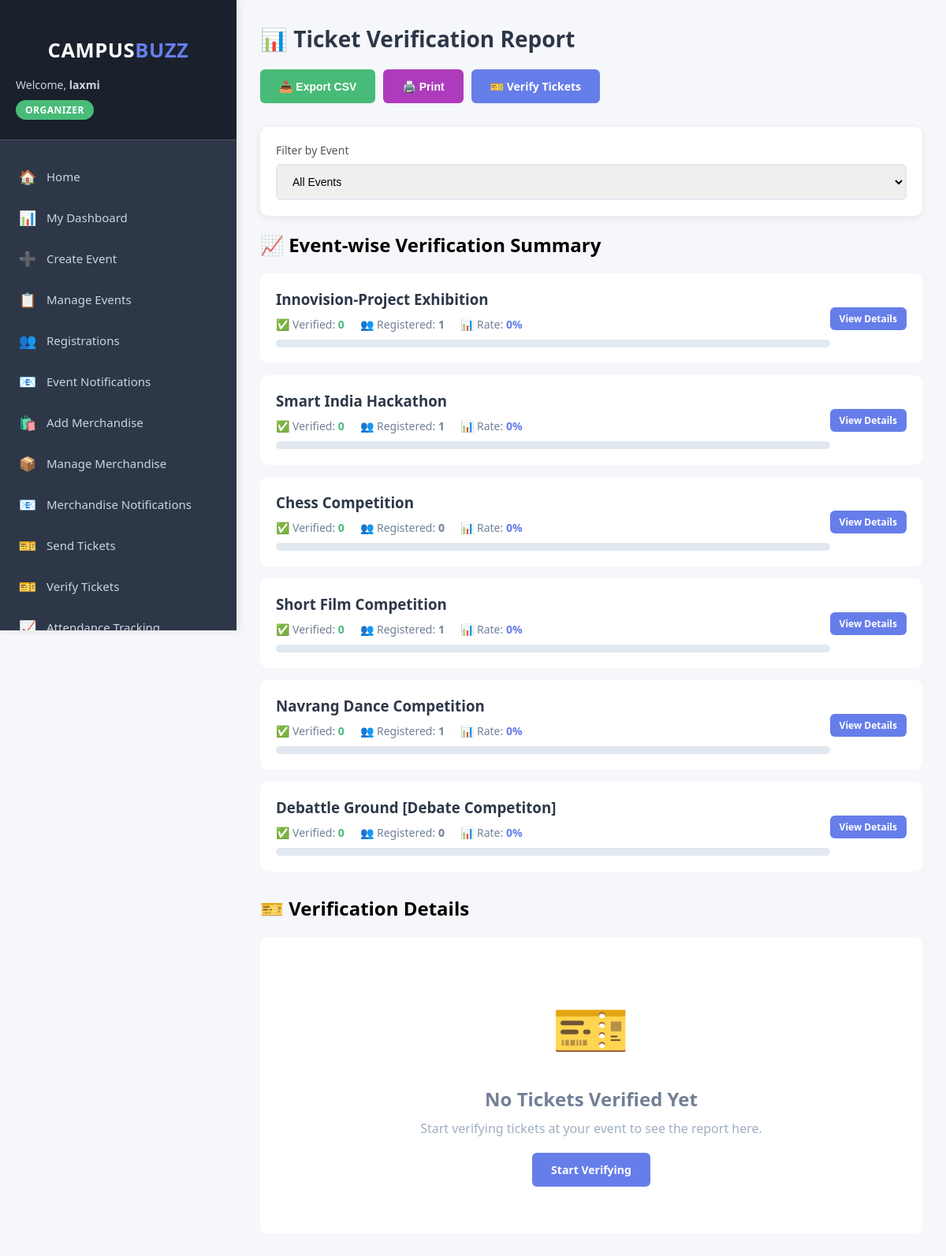
Page /organizer/verification_report.php (signed in) on the committed database.
### tables this page shows
CREATE TABLE `events` (
  `id` int(11) NOT NULL,
  `title` varchar(200) NOT NULL,
  `description` text DEFAULT NULL,
  `organizer_id` int(11) NOT NULL,
  `event_date` datetime NOT NULL,
  `venue` varchar(200) DEFAULT NULL,
  `event_type` enum('online','offline','hybrid') DEFAULT 'offline',
  `category` varchar(50) DEFAULT NULL,
  `max_participants` int(11) DEFAULT 100,
  `registration_deadline` datetime DEFAULT NULL,
  `registration_link` varchar(500) DEFAULT NULL,
  `image` varchar(255) DEFAULT NULL,
  `status` enum('upcoming','ongoing','completed','cancelled') DEFAULT 'upcoming',
  `created_at` timestamp NOT NULL DEFAULT current_timestamp(),
  `contact_info` text DEFAULT NULL
);

### organizer/verification_report.php (the view, shortened to what this page needs)
<?php
require_once '../config/database.php';
$organizer_id = $_SESSION['user_id'];
$event_filter = "";
$selected_event_id = null;
$verification_query = "SELECT tv.*, e.title as event_title, e.event_date, e.venue,
                       u.full_name, u.email, u.department
                       FROM ticket_verifications tv
                       JOIN events e ON tv.event_id = e.id
                       JOIN users u ON tv.user_id = u.id
                       $event_filter
                       ORDER BY tv.verified_at DESC";
$verifications_result = mysqli_query($conn, $verification_query);
$total_verified = mysqli_num_rows($verifications_result);
if(!$selected_event_id) {
    $stats_query = "SELECT e.id, e.title,
                    (SELECT COUNT(*) FROM registrations WHERE event_id = e.id AND status='registered') as registered,
                    (SELECT COUNT(*) FROM ticket_verifications WHERE event_id = e.id) as verified
                    FROM events e
                    WHERE e.organizer_id = $organizer_id AND e.status IN ('upcoming', 'ongoing', 'completed')
                    ORDER BY e.event_date DESC";
    $stats_result = mysqli_query($conn, $stats_query);
}
?>
<!DOCTYPE html>
<html lang="en">
<head>
    <link rel="stylesheet" href="../assets/css/style.css">
</head>
<body>
    <div class="dashboard-container">
        <?php include '../includes/sidebar.php'; ?>
        <main class="main-content">
            <div class="content-header">
                <h1>📊 Ticket Verification Report</h1>
                <div style="display: flex; gap: 10px;">
                    <button onclick="exportToCSV()" class="btn btn-success">📥 Export CSV</button>
                    <button onclick="window.print()" class="btn btn-secondary">🖨️ Print</button>
                    <a href="verify_ticket.php" class="btn btn-primary">🎫 Verify Tickets</a>
                </div>
            </div>
            <div style="background: white; padding: 20px; border-radius: 10px; margin-bottom: 20px; box-shadow: 0 2px 10px rgba(0,0,0,0.08);">
                <form method="GET" action="">
                    <div style="display: flex; gap: 15px; align-items: end;">
                        <div class="form-group" style="flex: 1; margin-bottom: 0;">
                            <label>Filter by Event</label>
                            <select name="event_id" onchange="this.form.submit()">
                                <option value="">All Events</option>
                            </select>
                        </div>
                    </div>
                </form>
            </div>
            <?php if(!$selected_event_id && isset($stats_result)): ?>
                <h2 style="margin-bottom: 20px;">📈 Event-wise Verification Summary</h2>
                <?php while($stat = mysqli_fetch_assoc($stats_result)):
                    $percentage = $stat['registered'] > 0 ? round(($stat['verified'] / $stat['registered']) * 100) : 0;
                ?>
                    <div class="event-summary">
                        <div style="flex: 1;">
                            <h3 style="margin: 0 0 10px 0; color: #2d3748;">
                                <?php echo htmlspecialchars($stat['title']); ?>
                            </h3>
                            <div style="display: flex; gap: 20px; font-size: 14px; color: #718096;">
                                <span>✅ Verified: <strong style="color: #48bb78;"><?php echo $stat['verified']; ?></strong></span>
                                <span>👥 Registered: <strong><?php echo $stat['registered']; ?></strong></span>
                                <span>📊 Rate: <strong style="color: #667eea;"><?php echo $percentage; ?>%</strong></span>
                            </div>
                            <div class="progress-bar">
                            </div>
                        </div>
                        <a href="?event_id=<?php echo $stat['id']; ?>" class="btn btn-sm btn-primary">View Details</a>
                    </div>
                <?php endwhile; ?>
            <?php endif; ?>
            <h2 style="margin: 30px 0 20px 0;">🎫 Verification Details</h2>
            <?php if($total_verified > 0): ?>
                <div style="background: linear-gradient(135deg, #48bb78 0%, #38a169 100%); color: white; padding: 20px; border-radius: 10px; margin-bottom: 20px;">
                    <h3 style="margin: 0 0 10px 0;">Total Tickets Verified</h3>
                    <div style="font-size: 36px; font-weight: 700;"><?php echo $total_verified; ?></div>
                </div>
                <div class="table-container" id="verificationsTable">
                    <table>
                        <thead>
                            <tr>
                                <th>#</th>
                                <th>Attendee Name</th>
                                <th>Email</th>
                                <th>Department</th>
                                <?php if(!$selected_event_id): ?>
                                    <th>Event</th>
                                <?php endif; ?>
                                <th>Ticket ID</th>
                                <th>Verified By</th>
                                <th>Verified At</th>
                            </tr>
                        </thead>
                        <tbody>
                            <?php
                            $counter = 1;
                            mysqli_data_seek($verifications_result, 0);
                            while($ver = mysqli_fetch_assoc($verifications_result)):
                            ?>
                                <tr>
                                    <td><?php echo $counter++; ?></td>
                                    <td><strong><?php echo htmlspecialchars($ver['full_name']); ?></strong></td>
                                    <td><?php echo htmlspecialchars($ver['email']); ?></td>
                                    <td><?php echo htmlspecialchars($ver['department']); ?></td>
                                    <?php if(!$selected_event_id): ?>
                                        <td>
                                            <strong><?php echo htmlspecialchars($ver['event_title']); ?></strong>
                                            <br>
                                            <small style="color: #718096;">
                                                <?php echo date('M d, Y', strtotime($ver['event_date'])); ?> @
                                                <?php echo htmlspecialchars($ver['venue']); ?>
                                            </small>
                                        </td>
                                    <?php endif; ?>
                                    <td>
                                        <code style="background: #f7fafc; padding: 4px 8px; border-radius: 4px; font-size: 12px;">
                                            <?php echo htmlspecialchars($ver['ticket_code']); ?>
                                        </code>
                                    </td>
                                    <td><?php echo htmlspecialchars($ver['verified_by_name']); ?></td>
                                    <td>
                                        <strong><?php echo date('M d, Y', strtotime($ver['verified_at'])); ?></strong>
                                        <br>
                                        <small style="color: #718096;"><?php echo date('h:i A', strtotime($ver['verified_at'])); ?></small>
                                    </td>
                                </tr>
                            <?php endwhile; ?>
                        </tbody>
                    </table>
                </div>
            <?php else: ?>
                <div style="text-align: center; padding: 60px 20px; background: white; border-radius: 10px;">
                    <div style="font-size: 80px; margin-bottom: 20px;">🎫</div>
                    <h2 style="color: #718096; margin-bottom: 10px;">No Tickets Verified Yet</h2>
                    <p style="color: #a0aec0; margin-bottom: 20px;">
                        Start verifying tickets at your event to see the report here.
                    </p>
                    <a href="verify_ticket.php" class="btn btn-primary">Start Verifying</a>
                </div>
            <?php endif; ?>
        </main>
    </div>
</body>
</html>

### assets/css/style.css (style rules this page uses)
* { margin: 0; padding: 0; box-sizing: border-box; }
body { font-family: 'Segoe UI', Tahoma, Geneva, Verdana, sans-serif; background: #f5f7fa; }
.form-group { margin-bottom: 20px; }
.form-group label { display: block; margin-bottom: 8px; color: #555; font-weight: 500; font-size: 14px; }
.form-group input, .form-group select, .form-group textarea { width: 100%; padding: 12px 15px; border: 2px solid #e2e8f0; border-radius: 6px; font-size: 14px; transition: border-color 0.3s; }
.btn { padding: 12px 24px; border: none; border-radius: 6px; cursor: pointer; font-size: 14px; font-weight: 600; transition: all 0.3s; text-decoration: none; display: inline-block; }
.btn-primary { background: #667eea; color: white; }
.btn-secondary { background: #ae3bbb; color: white; }
.btn-success { background: #48bb78; color: white; }
.dashboard-container { display: flex; min-height: 100vh; }
.main-content { margin-left: 0; width: 100%; padding: 30px; padding-top: 80px; background: #f5f7fa; min-height: 100vh; transition: all 0.3s ease; }
.content-header { display: flex; justify-content: space-between; align-items: center; margin-bottom: 30px; flex-wrap: wrap; gap: 20px; }
.content-header h1 { color: #2d3748; font-size: 28px; }
.btn-sm { padding: 6px 12px; font-size: 12px; }
@media (min-width: 1200px) { .main-content { margin-left: 300px; width: calc(100% - 300px); padding-top: 30px; } }

### organizer/verification_report.php (style rules this page uses)
.event-summary { background: white; padding: 20px; border-radius: 10px; margin-bottom: 15px; display: flex; justify-content: space-between; align-items: center; }
.progress-bar { width: 100%; height: 10px; background: #e2e8f0; border-radius: 10px; overflow: hidden; margin-top: 10px; }

### rows in the picture
events: title "Innovision-Project Exhibition", verified "0", registered "1", percentage "0"
events: title "Smart India Hackathon", verified "0", registered "1", percentage "0"
events: title "Chess Competition", verified "0", registered "0", percentage "0"
events: title "Short Film Competition", verified "0", registered "1", percentage "0"
events: title "Navrang Dance Competition", verified "0", registered "1", percentage "0"
events: title "Debattle Ground [Debate Competiton]", verified "0", registered "0", percentage "0"

### other values in the picture
$_SESSION['full_name'] "laxmi"
$_SESSION['role'] "ORGANIZER"
